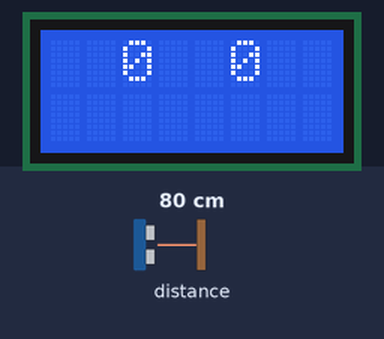
This sketch was run on a simulated Arduino Leonardo, built with avr-gcc and run on an emulated ATmega32U4. On the bench: 8×2 character LCD. The test bench sets the inputs (shaded band); at power-on: distance to the obstacle 80 cm.

Above: at 1.2 s.
1.3 s: distance to the obstacle set to 2 cm
At 2.3 s:
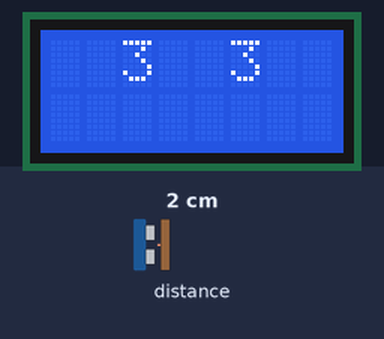
2.8 s: distance to the obstacle set to 18 cm
At 4.0 s:
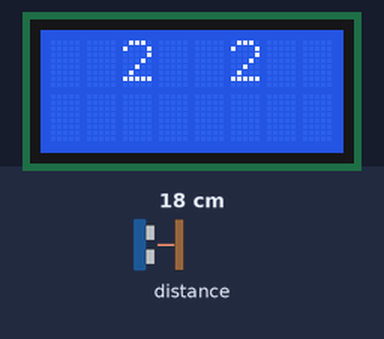
4.3 s: distance to the obstacle set to 35 cm
At 4.8 s:
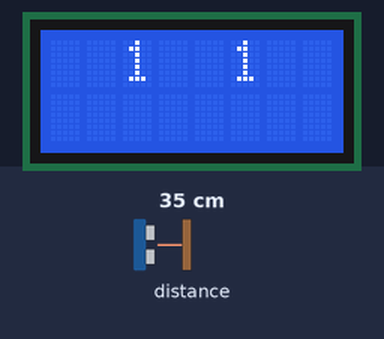
Timing chart, 0 to 7.3 s (numbered marks = the images above; inputs shaded):
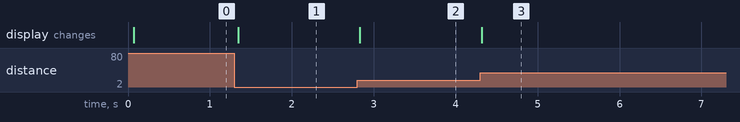

The sketch:

Test.ino
```cpp
#include <Zumo32U4.h>
#include<Wire.h>
Zumo32U4LCD lcd;
Zumo32U4ProximitySensors proxSensors;
uint8_t frontleft;

void setup() {
  proxSensors.initFrontSensor();
  //proxSensors.initThreeSensors();
}

void loop() {
  proxSensors.read();
  lcd.clear();
  //lcd.gotoXY(0,0);
  /*  frontleft = map(proxSensors.countsLeftWithLeftLeds(), 0, 6, 0, 3);
  lcd.print(frontleft);*/
  //lcd.print(proxSensors.countsLeftWithLeftLeds());
//  lcd.print(map(proxSensors.countsLeftWithLeftLeds(), 0, 6, 0, 3) );
  //Display position
  lcd.gotoXY(2,0);
  //Store the sensor reading, and scale down the value from 0 - 6 to 0 - 3
  frontleft = map(proxSensors.countsFrontWithLeftLeds(), 0, 6, 0, 3);
  //Display the sensor reading
  lcd.print(frontleft);
  lcd.gotoXY(5,0);
  //lcd.print(proxSensors.countsFrontWithRightLeds() );
  lcd.print(map(proxSensors.countsFrontWithRightLeds(), 0, 6, 0, 3) );
  //lcd.gotoXY(7,0);
  //lcd.print(proxSensors.countsRightWithRightLeds() );
  //lcd.print(map(proxSensors.countsRightWithRightLeds(), 0, 6, 0, 3) );
  delay(100);
}
```

Measured:
- after the input at 1.3 s, the display: changes at once (image 1)
- after the input at 2.8 s, the display: changes at once (image 2)
- after the input at 4.3 s, the display: changes at once (image 3)
